Frame 1 (no input): blank canvas, image omitted
Frame 60 (the mouse pressed at the canvas centre just before this capture): blank canvas, image omitted
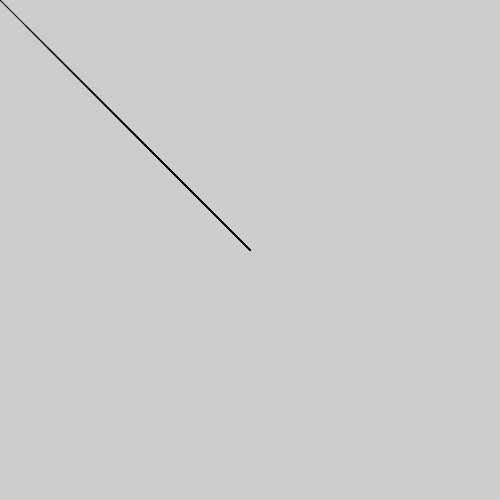
Frame 120 (the mouse held since frame 60 and released just before this capture)

The Processing sketch whose frames 1 and 60 were blank and that drew this single picture after the mouse press (run headless with seeded random() and noise(); from frame 60 on, the mouse is pressed at the canvas centre):

// Processing sketch: DrawLines
// ── DrawLines.pde
int x=0;
int y=0;

void setup()
{
  size(500,500);
}

void draw()
{
  //if(mousePressed)
  if(true)
  {
    drawLines2Mouse();
  }
}

void drawLines2Mouse()
{
  line(x,y,mouseX,mouseY);
  x += 0.1*(mouseX-x);
  y += 0.1*(mouseY-y);
}
